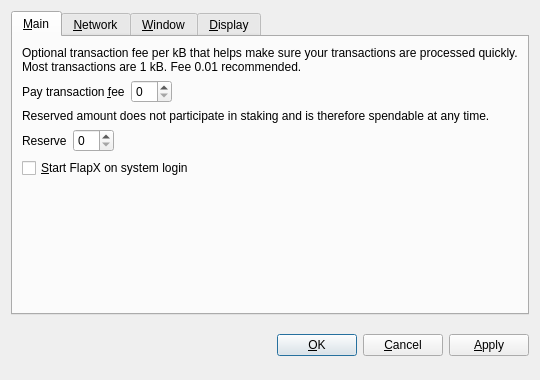
<?xml version="1.0" encoding="UTF-8"?>
<ui version="4.0">
 <class>OptionsDialog</class>
 <widget class="QDialog" name="OptionsDialog">
  <property name="geometry">
   <rect>
    <x>0</x>
    <y>0</y>
    <width>540</width>
    <height>380</height>
   </rect>
  </property>
  <property name="windowTitle">
   <string>Options</string>
  </property>
  <property name="modal">
   <bool>true</bool>
  </property>
  <layout class="QVBoxLayout" name="verticalLayout">
   <item>
    <widget class="QTabWidget" name="tabWidget">
     <property name="tabPosition">
      <enum>QTabWidget::North</enum>
     </property>
     <property name="currentIndex">
      <number>0</number>
     </property>
     <widget class="QWidget" name="tabMain">
      <attribute name="title">
       <string>&amp;Main</string>
      </attribute>
      <layout class="QVBoxLayout" name="verticalLayout_Main">
       <item>
        <widget class="QLabel" name="transactionFeeInfoLabel">
         <property name="text">
          <string>Optional transaction fee per kB that helps make sure your transactions are processed quickly. Most transactions are 1 kB. Fee 0.01 recommended.</string>
         </property>
         <property name="textFormat">
          <enum>Qt::PlainText</enum>
         </property>
         <property name="wordWrap">
          <bool>true</bool>
         </property>
        </widget>
       </item>
       <item>
        <layout class="QHBoxLayout" name="horizontalLayoutFee">
         <item>
          <widget class="QLabel" name="transactionFeeLabel">
           <property name="text">
            <string>Pay transaction &amp;fee</string>
           </property>
           <property name="textFormat">
            <enum>Qt::PlainText</enum>
           </property>
           <property name="buddy">
            <cstring>transactionFee</cstring>
           </property>
          </widget>
         </item>
         <item>
          <widget class="BitcoinAmountField" name="transactionFee"/>
         </item>
         <item>
          <spacer name="horizontalSpacerFee">
           <property name="orientation">
            <enum>Qt::Horizontal</enum>
           </property>
           <property name="sizeHint" stdset="0">
            <size>
             <width>40</width>
             <height>20</height>
            </size>
           </property>
          </spacer>
         </item>
        </layout>
       </item>
       <item>
        <widget class="QLabel" name="reserveBalanceInfoLabel">
         <property name="text">
          <string>Reserved amount does not participate in staking and is therefore spendable at any time.</string>
         </property>
         <property name="textFormat">
          <enum>Qt::PlainText</enum>
         </property>
         <property name="wordWrap">
          <bool>true</bool>
         </property>
        </widget>
       </item>
       <item>
        <layout class="QHBoxLayout" name="horizontalLayoutReserveBalance">
         <item>
          <widget class="QLabel" name="reserveBalanceLabel">
           <property name="text">
            <string>Reserve</string>
           </property>
           <property name="textFormat">
            <enum>Qt::PlainText</enum>
           </property>
           <property name="buddy">
            <cstring>reserveBalance</cstring>
           </property>
          </widget>
         </item>
         <item>
          <widget class="BitcoinAmountField" name="reserveBalance"/>
         </item>
         <item>
          <spacer name="horizontalSpacerReserveBalance">
           <property name="orientation">
            <enum>Qt::Horizontal</enum>
           </property>
           <property name="sizeHint" stdset="0">
            <size>
             <width>40</width>
             <height>20</height>
            </size>
           </property>
          </spacer>
         </item>
        </layout>
       </item>
       <item>
        <widget class="QCheckBox" name="bitcoinAtStartup">
         <property name="toolTip">
          <string>&lt;html&gt;&lt;head/&gt;&lt;body&gt;&lt;p&gt;Automatically start FlapX after logging in to the system.&lt;/p&gt;&lt;/body&gt;&lt;/html&gt;</string>
         </property>
         <property name="text">
          <string>&amp;Start FlapX on system login</string>
         </property>
        </widget>
       </item>
       <item>
        <spacer name="verticalSpacer_Main">
         <property name="orientation">
          <enum>Qt::Vertical</enum>
         </property>
         <property name="sizeHint" stdset="0">
          <size>
           <width>20</width>
           <height>40</height>
          </size>
         </property>
        </spacer>
       </item>
      </layout>
     </widget>
     <widget class="QWidget" name="tabNetwork">
      <attribute name="title">
       <string>&amp;Network</string>
      </attribute>
      <layout class="QVBoxLayout" name="verticalLayout_Network">
       <item>
        <widget class="QCheckBox" name="mapPortUpnp">
         <property name="toolTip">
          <string>&lt;html&gt;&lt;head/&gt;&lt;body&gt;&lt;p&gt;Automatically open the FlapX client port on the router. This only works when your router supports UPnP and it is enabled.&lt;/p&gt;&lt;/body&gt;&lt;/html&gt;</string>
         </property>
         <property name="text">
          <string>Map port using &amp;UPnP</string>
         </property>
        </widget>
       </item>
       <item>
        <widget class="QCheckBox" name="connectSocks">
         <property name="toolTip">
          <string>&lt;html&gt;&lt;head/&gt;&lt;body&gt;&lt;p&gt;Connect to the FlapX network through a SOCKS proxy (e.g. when connecting through Tor).&lt;/p&gt;&lt;/body&gt;&lt;/html&gt;</string>
         </property>
         <property name="text">
          <string>&amp;Connect through SOCKS proxy:</string>
         </property>
        </widget>
       </item>
       <item>
        <layout class="QHBoxLayout" name="horizontalLayout_Network">
         <item>
          <widget class="QLabel" name="proxyIpLabel">
           <property name="text">
            <string>Proxy &amp;IP:</string>
           </property>
           <property name="textFormat">
            <enum>Qt::PlainText</enum>
           </property>
           <property name="buddy">
            <cstring>proxyIp</cstring>
           </property>
          </widget>
         </item>
         <item>
          <widget class="QValidatedLineEdit" name="proxyIp">
           <property name="maximumSize">
            <size>
             <width>140</width>
             <height>16777215</height>
            </size>
           </property>
           <property name="toolTip">
            <string>IP address of the proxy (e.g. 127.0.0.1)</string>
           </property>
          </widget>
         </item>
         <item>
          <widget class="QLabel" name="proxyPortLabel">
           <property name="text">
            <string>&amp;Port:</string>
           </property>
           <property name="textFormat">
            <enum>Qt::PlainText</enum>
           </property>
           <property name="buddy">
            <cstring>proxyPort</cstring>
           </property>
          </widget>
         </item>
         <item>
          <widget class="QLineEdit" name="proxyPort">
           <property name="maximumSize">
            <size>
             <width>55</width>
             <height>16777215</height>
            </size>
           </property>
           <property name="toolTip">
            <string>Port of the proxy (e.g. 9050)</string>
           </property>
          </widget>
         </item>
         <item>
          <widget class="QLabel" name="socksVersionLabel">
           <property name="text">
            <string>SOCKS &amp;Version:</string>
           </property>
           <property name="textFormat">
            <enum>Qt::PlainText</enum>
           </property>
           <property name="buddy">
            <cstring>socksVersion</cstring>
           </property>
          </widget>
         </item>
         <item>
          <widget class="QValueComboBox" name="socksVersion">
           <property name="toolTip">
            <string>SOCKS version of the proxy (e.g. 5)</string>
           </property>
          </widget>
         </item>
         <item>
          <spacer name="horizontalSpacer_Network">
           <property name="orientation">
            <enum>Qt::Horizontal</enum>
           </property>
           <property name="sizeHint" stdset="0">
            <size>
             <width>40</width>
             <height>20</height>
            </size>
           </property>
          </spacer>
         </item>
        </layout>
       </item>
       <item>
        <spacer name="verticalSpacer_Network">
         <property name="orientation">
          <enum>Qt::Vertical</enum>
         </property>
         <property name="sizeHint" stdset="0">
          <size>
           <width>20</width>
           <height>40</height>
          </size>
         </property>
        </spacer>
       </item>
      </layout>
     </widget>
     <widget class="QWidget" name="tabWindow">
      <attribute name="title">
       <string>&amp;Window</string>
      </attribute>
      <layout class="QVBoxLayout" name="verticalLayout_Window">
       <item>
        <widget class="QCheckBox" name="minimizeToTray">
         <property name="toolTip">
          <string>Show only a tray icon after minimizing the window.</string>
         </property>
         <property name="text">
          <string>&amp;Minimize to the tray instead of the taskbar</string>
         </property>
        </widget>
       </item>
       <item>
        <widget class="QCheckBox" name="minimizeOnClose">
         <property name="toolTip">
          <string>Minimize instead of exit the application when the window is closed. When this option is enabled, the application will be closed only after selecting Quit in the menu.</string>
         </property>
         <property name="text">
          <string>M&amp;inimize on close</string>
         </property>
        </widget>
       </item>
       <item>
        <spacer name="verticalSpacer_Window">
         <property name="orientation">
          <enum>Qt::Vertical</enum>
         </property>
         <property name="sizeHint" stdset="0">
          <size>
           <width>20</width>
           <height>40</height>
          </size>
         </property>
        </spacer>
       </item>
      </layout>
     </widget>
     <widget class="QWidget" name="tabDisplay">
      <attribute name="title">
       <string>&amp;Display</string>
      </attribute>
      <layout class="QVBoxLayout" name="verticalLayout_Display">
       <item>
        <layout class="QHBoxLayout" name="horizontalLayout_1_Display">
         <item>
          <widget class="QLabel" name="langLabel">
           <property name="text">
            <string>User Interface &amp;language:</string>
           </property>
           <property name="textFormat">
            <enum>Qt::PlainText</enum>
           </property>
           <property name="buddy">
            <cstring>lang</cstring>
           </property>
          </widget>
         </item>
         <item>
          <widget class="QValueComboBox" name="lang">
           <property name="toolTip">
            <string>&lt;html&gt;&lt;head/&gt;&lt;body&gt;&lt;p&gt;The user interface language can be set here. This setting will take effect after restarting FlapX.&lt;/p&gt;&lt;/body&gt;&lt;/html&gt;</string>
           </property>
          </widget>
         </item>
        </layout>
       </item>
       <item>
        <layout class="QHBoxLayout" name="horizontalLayout_2_Display">
         <item>
          <widget class="QLabel" name="unitLabel">
           <property name="text">
            <string>&amp;Unit to show amounts in:</string>
           </property>
           <property name="textFormat">
            <enum>Qt::PlainText</enum>
           </property>
           <property name="buddy">
            <cstring>unit</cstring>
           </property>
          </widget>
         </item>
         <item>
          <widget class="QValueComboBox" name="unit">
           <property name="toolTip">
            <string>Choose the default subdivision unit to show in the interface and when sending coins.</string>
           </property>
          </widget>
         </item>
        </layout>
       </item>
       <item>
        <widget class="QCheckBox" name="displayAddresses">
         <property name="toolTip">
          <string>&lt;html&gt;&lt;head/&gt;&lt;body&gt;&lt;p&gt;Whether to show FlapX addresses in the transaction list or not.&lt;/p&gt;&lt;/body&gt;&lt;/html&gt;</string>
         </property>
         <property name="text">
          <string>&amp;Display addresses in transaction list</string>
         </property>
        </widget>
       </item>
       <item>
        <widget class="QCheckBox" name="coinControlFeatures">
         <property name="toolTip">
          <string>Whether to show coin control features or not.</string>
         </property>
         <property name="text">
          <string>Display coin &amp;control features (experts only!)</string>
         </property>
        </widget>
       </item>
       <item>
        <spacer name="verticalSpacer_Display">
         <property name="orientation">
          <enum>Qt::Vertical</enum>
         </property>
         <property name="sizeHint" stdset="0">
          <size>
           <width>20</width>
           <height>40</height>
          </size>
         </property>
        </spacer>
       </item>
      </layout>
     </widget>
    </widget>
   </item>
   <item>
    <layout class="QHBoxLayout" name="horizontalLayout_Buttons">
     <item>
      <spacer name="horizontalSpacer_1">
       <property name="orientation">
        <enum>Qt::Horizontal</enum>
       </property>
       <property name="sizeHint" stdset="0">
        <size>
         <width>40</width>
         <height>48</height>
        </size>
       </property>
      </spacer>
     </item>
     <item>
      <widget class="QLabel" name="statusLabel">
       <property name="font">
        <font>
         <weight>75</weight>
         <bold>true</bold>
        </font>
       </property>
       <property name="text">
        <string/>
       </property>
       <property name="textFormat">
        <enum>Qt::PlainText</enum>
       </property>
       <property name="wordWrap">
        <bool>true</bool>
       </property>
      </widget>
     </item>
     <item>
      <spacer name="horizontalSpacer_2">
       <property name="orientation">
        <enum>Qt::Horizontal</enum>
       </property>
       <property name="sizeHint" stdset="0">
        <size>
         <width>40</width>
         <height>48</height>
        </size>
       </property>
      </spacer>
     </item>
     <item>
      <widget class="QPushButton" name="okButton">
       <property name="text">
        <string>&amp;OK</string>
       </property>
      </widget>
     </item>
     <item>
      <widget class="QPushButton" name="cancelButton">
       <property name="text">
        <string>&amp;Cancel</string>
       </property>
       <property name="autoDefault">
        <bool>false</bool>
       </property>
      </widget>
     </item>
     <item>
      <widget class="QPushButton" name="applyButton">
       <property name="text">
        <string>&amp;Apply</string>
       </property>
       <property name="autoDefault">
        <bool>false</bool>
       </property>
      </widget>
     </item>
    </layout>
   </item>
  </layout>
 </widget>
 <customwidgets>
  <customwidget>
   <class>QValidatedLineEdit</class>
   <extends>QLineEdit</extends>
   <header>qvalidatedlineedit.h</header>
  </customwidget>
  <customwidget>
   <class>BitcoinAmountField</class>
   <extends>QSpinBox</extends>
   <header>bitcoinamountfield.h</header>
   <container>1</container>
  </customwidget>
  <customwidget>
   <class>QValueComboBox</class>
   <extends>QComboBox</extends>
   <header>qvaluecombobox.h</header>
  </customwidget>
 </customwidgets>
 <resources/>
 <connections/>
</ui>
